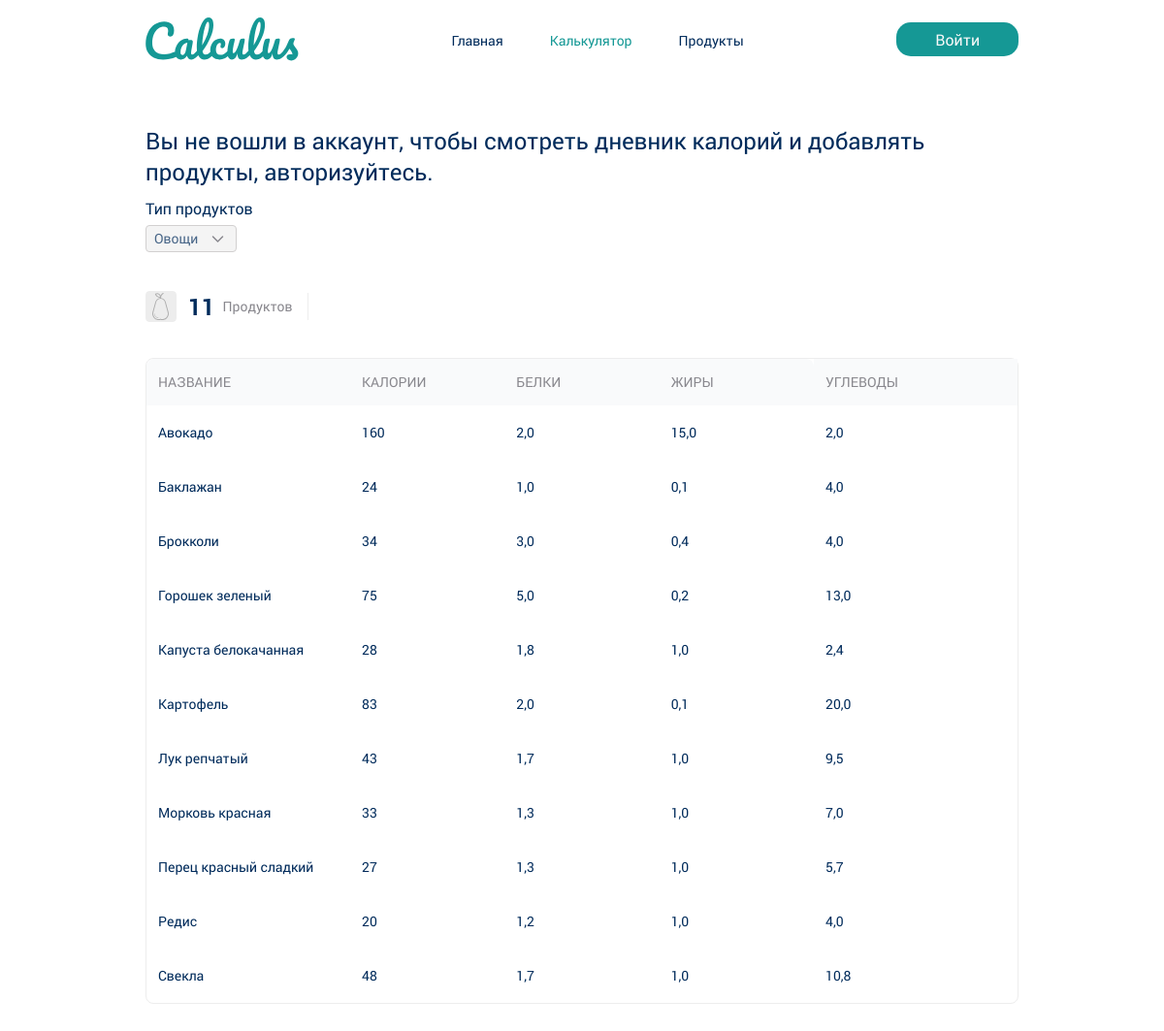
/calc/, run on the app's committed database.
### main/models.py (models this page shows, shortened)
class Vegetable(models.Model):
    name = models.CharField(max_length=200, verbose_name='Название')
    calories = models.IntegerField(verbose_name='Калории')
    proteins = models.FloatField(verbose_name='Белки')
    fats = models.FloatField(verbose_name='Жиры')
    carbohydrates = models.FloatField(verbose_name='Углеводы')
    class Meta:
        verbose_name = 'Овощ'
        verbose_name_plural = 'Овощи'
        ordering = ['name']

### main/views.py (the view, shortened to what this page needs)
# urls.py: path('calc/', calculator, name='calculator'),
@ensure_csrf_cookie
def calculator(request):
    if request.method == 'POST':
        body = json.loads(request.body)
        product_id = body.get('product_id', None)
        product_table = body.get('product_table', None)
        if product_id and product_table:
            result = add_product_to_table(request, product_table, product_id)
            return JsonResponse(result)
        return JsonResponse({'status': 'fail'})
    else:
        vegetables = Vegetable.objects.all()
        context = get_context_data(title="Калькулятор", active_url='calculator', products_list=vegetables)
    return render(request, 'main/calc.html', context)

### main/utils.py (called while the page is built)
def get_context_data(**kwargs):
    context = kwargs
    context['menu'] = menu
    return context

### main/templates/main/calc.html (shortened to what this page needs)
{% extends 'main/base.html' %}
{% load static %}
{% block content %}
<main>
    {% if user.is_authenticated %}
        <section class="products">
            <div class='container'>
                <h1 class="products__title">Дневник КБЖУ, которые вы сегодня получили:</h1>
                <div class="products__amount">
                    <div class="products__amount-img"><img src="{% static 'main/img/fruit.svg' %}" alt=""></div>
                    <div class="products__amount-num">{{ products_list_len }}</div>
                    <div class="products__amount-name">Продуктов</div>
                </div>
                <table class="products__table">
                    <thead class="products__table-head">
                        <tr class="products__table-row">
                            <th class="products__table-header">Название</th>
                            <th class="products__table-header">Калории</th>
                            <th class="products__table-header">Белки</th>
                            <th class="products__table-header">Жиры</th>
                            <th class="products__table-header">Углеводы</th>
                        </tr>
                    </thead>
                    <tbody class="products__table-body">
                        {% for item in products_list %}
                            <tr id="{{ item.0 }}" class="products__table-row">
                                <td class="products__table-cell">{{ item.1.name }}</td>
                                <td class="products__table-cell">{{ item.1.calories }}</td>
                                <td class="products__table-cell">{{ item.1.proteins }}</td>
                                <td class="products__table-cell">{{ item.1.fats }}</td>
                                <td class="products__table-cell"><div class="products__table-flex-container">{{ item.1.carbohydrates }}<button class="products__table-btn remove-btn">Убрать из дневника</button></div></td>
                            </tr>
                        {% endfor %}
                    </tbody>
                    <tfoot>
                        <tr class="products__table-row">
                            <td class="products__table-cell">Итого</td>
                            <td class="products__table-cell">{{ total.calories }}</td>
                            <td class="products__table-cell">{{ total.proteins }}</td>
                            <td class="products__table-cell">{{ total.fats }}</td>
                            <td class="products__table-cell">{{ total.carbohydrates }}</td>
                        </tr>
                        <tr class="products__table-row">
                            <td class="products__table-cell">Ваша норма</td>
                            <td class="products__table-cell">{{ cpfc.cals }}</td>
                            <td class="products__table-cell">{{ cpfc.proteins }}</td>
                            <td class="products__table-cell">{{ cpfc.fats }}</td>
                            <td class="products__table-cell">{{ cpfc.crbs }}</td>
                        </tr>
                    </tfoot>
                </table>
            </div>
        </section>
        <section class="products">
            <div class="container">
                <h1 class="products__title">Добавить продукт в дневник:</h1>
                <div class="products__select-group">
                    <div class="products__select-item">
                        <label class="products__label" for="products__select">Тип продуктов</label>
                        <div class="products__select">
                            <select id="products__select">
                                <option value="vegs">Овощи</option>
                                <option value="fruits">Фрукты</option>
                                <option value="grains">Крупы</option>
                                <option value="meat">Мясо</option>
                            </select>
                            <span class="focus"></span>
                        </div>
                    </div>
                </div>
                <div class="products__amount">
                    <div class="products__amount-img"><img src="{% static 'main/img/fruit.svg' %}" alt=""></div>
                    <div class="products__amount-num">{{ products_list2.count }}</div>
                    <div class="products__amount-name">Продуктов</div>
                </div>
                <table class="products__table">
                    <thead class="products__table-head">
                        <tr class="products__table-row">
                            <th class="products__table-header">Название</th>
                            <th class="products__table-header">Калории</th>
                            <th class="products__table-header">Белки</th>
                            <th class="products__table-header">Жиры</th>
                            <th class="products__table-header">Углеводы</th>
                        </tr>
                    </thead>
                    <tbody id="vegetables" class="products__table-body">
                        {% for item in products_list2 %}
                            <tr id="{{ item.id }}" class="products__table-row">
                                <td class="products__table-cell">{{ item.name }}</td>
                                <td class="products__table-cell">{{ item.calories }}</td>
                                <td class="products__table-cell">{{ item.proteins }}</td>
                                <td class="products__table-cell">{{ item.fats }}</td>
                                <td class="products__table-cell"><div class="products__table-flex-container">{{ item.carbohydrates }}<button class="products__table-btn add-btn">Добавить в дневник</button></div></td>
                            </tr>
                        {% endfor %}
                    </tbody>
                </table>
            </div>
        </section>
    {% else %}
        <section class="products">
            <div class="container">
                <h1 class="products__title">Вы не вошли в аккаунт, чтобы смотреть дневник калорий и добавлять продукты, авторизуйтесь.</h1>
                <div class="products__select-group">
                    <div class="products__select-item">
                        <label class="products__label" for="products__select">Тип продуктов</label>
                        <div class="products__select">
                            <select id="products__select" disabled>
                                <option value="option_1">Овощи</option>
                            </select>
                        </div>
                    </div>
                </div>
                <div class="products__amount">
                    <div class="products__amount-img"><img src="{% static 'main/img/fruit.svg' %}" alt=""></div>
                    <div class="products__amount-num">{{ products_list.count }}</div>
                    <div class="products__amount-name">Продуктов</div>
                </div>
                <table class="products__table">
                    <thead class="products__table-head">
                        <tr class="products__table-row">
                            <th class="products__table-header">Название</th>
                            <th class="products__table-header">Калории</th>
                            <th class="products__table-header">Белки</th>
                            <th class="products__table-header">Жиры</th>
                            <th class="products__table-header">Углеводы</th>
                        </tr>
                    </thead>
                    <tbody class="products__table-body">
                        {% for item in products_list %}
                            <tr class="products__table-row">
                                <td class="products__table-cell">{{ item.name }}</td>
                                <td class="products__table-cell">{{ item.calories }}</td>
                                <td class="products__table-cell">{{ item.proteins }}</td>
                                <td class="products__table-cell">{{ item.fats }}</td>
                                <td class="products__table-cell"><div class="products__table-flex-container">{{ item.carbohydrates }}</div></td>
                            </tr>
                        {% endfor %}
                    </tbody>
                </table>
            </div>
        </section>
    {% endif %}
</main>
{% endblock %}

### main/templates/main/base.html (shortened to what this page needs)
<!DOCTYPE html>
{% load static %}
<html lang="en">
    <head>
        <link rel="stylesheet" href="{% static 'main/css/style.min.css' %}">
    </head>
    <body>
        {% block menu %}
            <header class="header">
                <div class='container header__container'>
                    <a href="{% url 'home' %}" class="header__logo">
                        <img src="{% static 'main/img/logo.svg' %}" alt="Logo">
                    </a>
                    <nav class="header__nav">
                        <ul class="header__menu">
                            {% for menu_item in menu %}
                                {% if menu_item.url_name == active_url %}
                                <li class="header__menu-item"><a href="{% url menu_item.url_name %}" class="header__link header__link_active">{{ menu_item.title }}</a></li>
                                {% else %}
                                <li class="header__menu-item"><a href="{% url menu_item.url_name %}" class="header__link">{{ menu_item.title }}</a></li>
                                {% endif %}
                            {% endfor %}
                        </ul>
                    </nav>
                    {% if user.is_authenticated %}
                        <div class="header__profile">
                            <a href="{% url 'profile' %}" class="header__name">{{ user.profile.name }}</a>
                            <div class="header__profile-img"><img src="{{ user.profile.photo.url }}" alt=""></div>
                            <a href="{% url 'exit' %}" class="header__name">| Выйти</a>
                        </div>
                    {% else %}
                        <a href="{% url 'authentication' %}" class="btn">Войти</a>
                    {% endif %}
                </div>
            </header>
        {% endblock %}
        {% block content %}{% endblock %}
    </body>
</html>

### data on the page
Vegetable: name "Авокадо", calories "160", proteins "2,0", fats "15,0", carbohydrates "2,0"
Vegetable: name "Баклажан", calories "24", proteins "1,0", fats "0,1", carbohydrates "4,0"
Vegetable: name "Брокколи", calories "34", proteins "3,0", fats "0,4", carbohydrates "4,0"
Vegetable: name "Горошек зеленый", calories "75", proteins "5,0", fats "0,2", carbohydrates "13,0"
Vegetable: name "Капуста белокачанная", calories "28", proteins "1,8", fats "1,0", carbohydrates "2,4"
Vegetable: name "Картофель", calories "83", proteins "2,0", fats "0,1", carbohydrates "20,0"
Vegetable: name "Лук репчатый", calories "43", proteins "1,7", fats "1,0", carbohydrates "9,5"
Vegetable: name "Морковь красная", calories "33", proteins "1,3", fats "1,0", carbohydrates "7,0"
Vegetable: name "Перец красный сладкий", calories "27", proteins "1,3", fats "1,0", carbohydrates "5,7"
Vegetable: name "Редис", calories "20", proteins "1,2", fats "1,0", carbohydrates "4,0"
Vegetable: name "Свекла", calories "48", proteins "1,7", fats "1,0", carbohydrates "10,8"

### other printed values
{{ menu_item.title }} "Главная" "Продукты"
{{ menu_item.title }} "Калькулятор"
{{ products_list.count }} "11"
